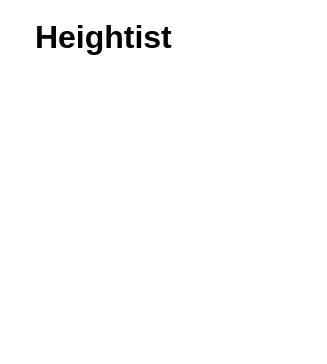
<?xml version="1.0" encoding="UTF-8"?>
<ui version="4.0">
 <class>WordViewer</class>
 <widget class="QWidget" name="WordViewer">
  <property name="geometry">
   <rect>
    <x>0</x>
    <y>0</y>
    <width>327</width>
    <height>364</height>
   </rect>
  </property>
  <property name="windowTitle">
   <string>Form</string>
  </property>
  <property name="styleSheet">
   <string notr="true">#WordViewer {
	border: none;
	border-radius: 4px;
	background-color: white;
}

QPushButton {
	border: none;
}

#scrollArea, #scrollArea_2 {
	border: none;
}

QScrollBar:vertical {
	border-radius: 1px;
	width: 6px;
}

QScrollBar::handle:vertical {
	background: orange;
	border-radius: 4px;
	height: 12px;
}

QScrollBar::add-line:vertical {
    border: 2px solid grey;
	background: grey;
}

QScrollBar::sub-line:vertical {
    border: 2px solid grey;
	background: grey;
	height: 12px;
}</string>
  </property>
  <layout class="QVBoxLayout" name="verticalLayout" stretch="1,8">
   <item>
    <layout class="QHBoxLayout" name="horizontalLayout">
     <property name="leftMargin">
      <number>24</number>
     </property>
     <property name="topMargin">
      <number>8</number>
     </property>
     <property name="rightMargin">
      <number>24</number>
     </property>
     <item>
      <widget class="QLabel" name="keyword">
       <property name="maximumSize">
        <size>
         <width>16777215</width>
         <height>54</height>
        </size>
       </property>
       <property name="font">
        <font>
         <pointsize>24</pointsize>
         <bold>true</bold>
        </font>
       </property>
       <property name="text">
        <string>Heightist</string>
       </property>
       <property name="textInteractionFlags">
        <set>Qt::LinksAccessibleByMouse|Qt::TextSelectableByMouse</set>
       </property>
      </widget>
     </item>
     <item>
      <widget class="QPushButton" name="deleteBtn">
       <property name="sizePolicy">
        <sizepolicy hsizetype="Maximum" vsizetype="Fixed">
         <horstretch>0</horstretch>
         <verstretch>0</verstretch>
        </sizepolicy>
       </property>
       <property name="text">
        <string/>
       </property>
       <property name="icon">
        <iconset resource="../resources.qrc">
         <normaloff>:/images/img/delete.svg</normaloff>:/images/img/delete.svg</iconset>
       </property>
       <property name="iconSize">
        <size>
         <width>24</width>
         <height>24</height>
        </size>
       </property>
      </widget>
     </item>
     <item>
      <widget class="QPushButton" name="editBtn">
       <property name="sizePolicy">
        <sizepolicy hsizetype="Maximum" vsizetype="Fixed">
         <horstretch>0</horstretch>
         <verstretch>0</verstretch>
        </sizepolicy>
       </property>
       <property name="text">
        <string/>
       </property>
       <property name="icon">
        <iconset resource="../resources.qrc">
         <normaloff>:/images/img/word-edit.svg</normaloff>:/images/img/word-edit.svg</iconset>
       </property>
       <property name="iconSize">
        <size>
         <width>24</width>
         <height>24</height>
        </size>
       </property>
      </widget>
     </item>
     <item>
      <widget class="QPushButton" name="favBtn">
       <property name="sizePolicy">
        <sizepolicy hsizetype="Maximum" vsizetype="Fixed">
         <horstretch>0</horstretch>
         <verstretch>0</verstretch>
        </sizepolicy>
       </property>
       <property name="text">
        <string/>
       </property>
       <property name="icon">
        <iconset resource="../resources.qrc">
         <normaloff>:/images/img/bookmark_hollow.svg</normaloff>:/images/img/bookmark_hollow.svg</iconset>
       </property>
       <property name="iconSize">
        <size>
         <width>24</width>
         <height>24</height>
        </size>
       </property>
       <property name="checkable">
        <bool>true</bool>
       </property>
      </widget>
     </item>
    </layout>
   </item>
   <item>
    <widget class="QStackedWidget" name="modeStack">
     <property name="styleSheet">
      <string notr="true">background-color: white;</string>
     </property>
     <property name="currentIndex">
      <number>0</number>
     </property>
     <widget class="QWidget" name="page_3">
      <layout class="QVBoxLayout" name="verticalLayout_2">
       <item>
        <widget class="QScrollArea" name="scrollArea">
         <property name="styleSheet">
          <string notr="true"/>
         </property>
         <property name="widgetResizable">
          <bool>true</bool>
         </property>
         <widget class="QWidget" name="scrollAreaWidgetContents">
          <property name="geometry">
           <rect>
            <x>0</x>
            <y>0</y>
            <width>291</width>
            <height>270</height>
           </rect>
          </property>
          <property name="sizePolicy">
           <sizepolicy hsizetype="MinimumExpanding" vsizetype="Preferred">
            <horstretch>0</horstretch>
            <verstretch>0</verstretch>
           </sizepolicy>
          </property>
          <property name="styleSheet">
           <string notr="true">background-color: white;</string>
          </property>
          <layout class="QVBoxLayout" name="verticalLayout_3">
           <item>
            <layout class="QVBoxLayout" name="defLayout"/>
           </item>
          </layout>
         </widget>
        </widget>
       </item>
      </layout>
     </widget>
     <widget class="QWidget" name="page_4">
      <layout class="QVBoxLayout" name="verticalLayout_5">
       <item>
        <widget class="QScrollArea" name="scrollArea_2">
         <property name="widgetResizable">
          <bool>true</bool>
         </property>
         <widget class="QWidget" name="scrollAreaWidgetContents_2">
          <property name="geometry">
           <rect>
            <x>0</x>
            <y>0</y>
            <width>291</width>
            <height>270</height>
           </rect>
          </property>
          <property name="styleSheet">
           <string notr="true">background: white;</string>
          </property>
          <layout class="QVBoxLayout" name="verticalLayout_6" stretch="9,1">
           <item>
            <layout class="QVBoxLayout" name="defEditLayout"/>
           </item>
           <item>
            <layout class="QHBoxLayout" name="horizontalLayout_2">
             <item>
              <spacer name="horizontalSpacer">
               <property name="orientation">
                <enum>Qt::Horizontal</enum>
               </property>
               <property name="sizeHint" stdset="0">
                <size>
                 <width>40</width>
                 <height>20</height>
                </size>
               </property>
              </spacer>
             </item>
             <item>
              <widget class="QPushButton" name="addEntryBtn">
               <property name="sizePolicy">
                <sizepolicy hsizetype="Minimum" vsizetype="Preferred">
                 <horstretch>0</horstretch>
                 <verstretch>0</verstretch>
                </sizepolicy>
               </property>
               <property name="minimumSize">
                <size>
                 <width>48</width>
                 <height>0</height>
                </size>
               </property>
               <property name="font">
                <font>
                 <pointsize>11</pointsize>
                 <bold>true</bold>
                </font>
               </property>
               <property name="styleSheet">
                <string notr="true">QPushButton {
	border: 1px solid orange;
	border-radius: 4px;
	padding: 4px;
	color: orange;
}

QPushButton:hover {
	background-color: orange;
	color: white;
}</string>
               </property>
               <property name="text">
                <string>Add</string>
               </property>
              </widget>
             </item>
             <item>
              <widget class="QPushButton" name="doneEditBtn">
               <property name="sizePolicy">
                <sizepolicy hsizetype="Minimum" vsizetype="Preferred">
                 <horstretch>0</horstretch>
                 <verstretch>0</verstretch>
                </sizepolicy>
               </property>
               <property name="minimumSize">
                <size>
                 <width>48</width>
                 <height>0</height>
                </size>
               </property>
               <property name="font">
                <font>
                 <pointsize>11</pointsize>
                 <bold>true</bold>
                </font>
               </property>
               <property name="styleSheet">
                <string notr="true">border-radius: 4px;
background-color: orange;
color: white;
padding: 4px;</string>
               </property>
               <property name="text">
                <string>Done</string>
               </property>
              </widget>
             </item>
            </layout>
           </item>
          </layout>
         </widget>
        </widget>
       </item>
      </layout>
     </widget>
    </widget>
   </item>
  </layout>
 </widget>
 <resources>
  <include location="../resources.qrc"/>
 </resources>
 <connections/>
</ui>
